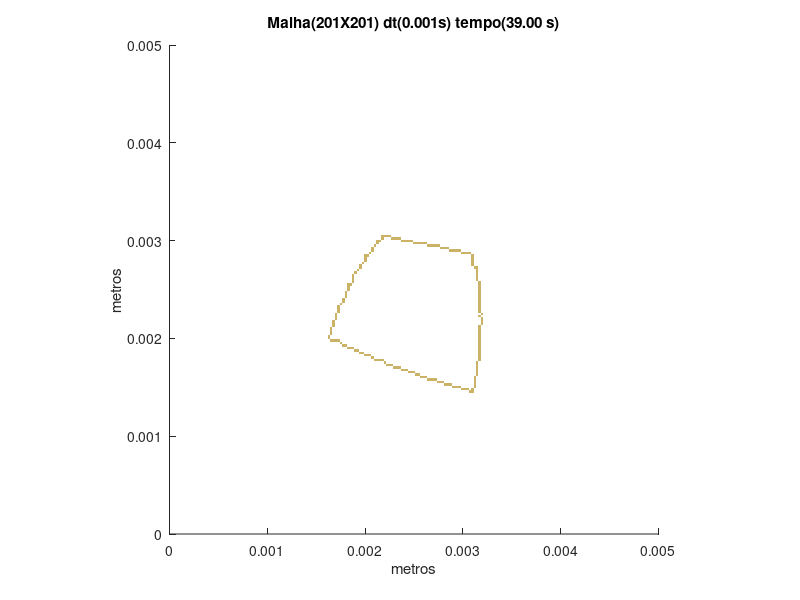

The MATLAB script that drew this image:
set (gca,'PlotBoxAspectRatio',[1 1 1],'Xlim',[0,0.005],'Ylim',[0,0.005])
hold on
title('Malha(201X201) dt(0.001s) tempo(39.00 s)')
hold on
ylabel('metros')
hold on
xlabel('metros')
hold on

fill([0.00305970149253731 0.00305970149253731 0.00308457711442786 0.00308457711442786],[0.00144278606965174 0.00146766169154229 0.00146766169154229 0.00144278606965174],[0.8,0.7,0.4],'LineStyle','none')

fill([0.00308457711442786 0.00308457711442786 0.00310945273631841 0.00310945273631841],[0.00144278606965174 0.00146766169154229 0.00146766169154229 0.00144278606965174],[0.8,0.7,0.4],'LineStyle','none')

fill([0.00298507462686567 0.00298507462686567 0.00300995024875622 0.00300995024875622],[0.00146766169154229 0.00149253731343284 0.00149253731343284 0.00146766169154229],[0.8,0.7,0.4],'LineStyle','none')

fill([0.00300995024875622 0.00300995024875622 0.00303482587064677 0.00303482587064677],[0.00146766169154229 0.00149253731343284 0.00149253731343284 0.00146766169154229],[0.8,0.7,0.4],'LineStyle','none')

fill([0.00303482587064677 0.00303482587064677 0.00305970149253731 0.00305970149253731],[0.00146766169154229 0.00149253731343284 0.00149253731343284 0.00146766169154229],[0.8,0.7,0.4],'LineStyle','none')

fill([0.00308457711442786 0.00308457711442786 0.00310945273631841 0.00310945273631841],[0.00146766169154229 0.00149253731343284 0.00149253731343284 0.00146766169154229],[0.8,0.7,0.4],'LineStyle','none')

fill([0.00288557213930348 0.00288557213930348 0.00291044776119403 0.00291044776119403],[0.00149253731343284 0.00151741293532338 0.00151741293532338 0.00149253731343284],[0.8,0.7,0.4],'LineStyle','none')

fill([0.00291044776119403 0.00291044776119403 0.00293532338308458 0.00293532338308458],[0.00149253731343284 0.00151741293532338 0.00151741293532338 0.00149253731343284],[0.8,0.7,0.4],'LineStyle','none')

fill([0.00293532338308458 0.00293532338308458 0.00296019900497512 0.00296019900497512],[0.00149253731343284 0.00151741293532338 0.00151741293532338 0.00149253731343284],[0.8,0.7,0.4],'LineStyle','none')

fill([0.00296019900497512 0.00296019900497512 0.00298507462686567 0.00298507462686567],[0.00149253731343284 0.00151741293532338 0.00151741293532338 0.00149253731343284],[0.8,0.7,0.4],'LineStyle','none')

fill([0.00310945273631841 0.00310945273631841 0.00313432835820896 0.00313432835820896],[0.00149253731343284 0.00151741293532338 0.00151741293532338 0.00149253731343284],[0.8,0.7,0.4],'LineStyle','none')

fill([0.00281094527363184 0.00281094527363184 0.00283582089552239 0.00283582089552239],[0.00151741293532338 0.00154228855721393 0.00154228855721393 0.00151741293532338],[0.8,0.7,0.4],'LineStyle','none')

fill([0.00283582089552239 0.00283582089552239 0.00286069651741294 0.00286069651741294],[0.00151741293532338 0.00154228855721393 0.00154228855721393 0.00151741293532338],[0.8,0.7,0.4],'LineStyle','none')

fill([0.00286069651741294 0.00286069651741294 0.00288557213930348 0.00288557213930348],[0.00151741293532338 0.00154228855721393 0.00154228855721393 0.00151741293532338],[0.8,0.7,0.4],'LineStyle','none')

fill([0.00310945273631841 0.00310945273631841 0.00313432835820896 0.00313432835820896],[0.00151741293532338 0.00154228855721393 0.00154228855721393 0.00151741293532338],[0.8,0.7,0.4],'LineStyle','none')

fill([0.0027363184079602 0.0027363184079602 0.00276119402985075 0.00276119402985075],[0.00154228855721393 0.00156716417910448 0.00156716417910448 0.00154228855721393],[0.8,0.7,0.4],'LineStyle','none')

fill([0.00276119402985075 0.00276119402985075 0.00278606965174129 0.00278606965174129],[0.00154228855721393 0.00156716417910448 0.00156716417910448 0.00154228855721393],[0.8,0.7,0.4],'LineStyle','none')

fill([0.00278606965174129 0.00278606965174129 0.00281094527363184 0.00281094527363184],[0.00154228855721393 0.00156716417910448 0.00156716417910448 0.00154228855721393],[0.8,0.7,0.4],'LineStyle','none')

fill([0.00310945273631841 0.00310945273631841 0.00313432835820896 0.00313432835820896],[0.00154228855721393 0.00156716417910448 0.00156716417910448 0.00154228855721393],[0.8,0.7,0.4],'LineStyle','none')

fill([0.00263681592039801 0.00263681592039801 0.00266169154228856 0.00266169154228856],[0.00156716417910448 0.00159203980099502 0.00159203980099502 0.00156716417910448],[0.8,0.7,0.4],'LineStyle','none')

fill([0.00266169154228856 0.00266169154228856 0.0026865671641791 0.0026865671641791],[0.00156716417910448 0.00159203980099502 0.00159203980099502 0.00156716417910448],[0.8,0.7,0.4],'LineStyle','none')

fill([0.0026865671641791 0.0026865671641791 0.00271144278606965 0.00271144278606965],[0.00156716417910448 0.00159203980099502 0.00159203980099502 0.00156716417910448],[0.8,0.7,0.4],'LineStyle','none')

fill([0.00271144278606965 0.00271144278606965 0.0027363184079602 0.0027363184079602],[0.00156716417910448 0.00159203980099502 0.00159203980099502 0.00156716417910448],[0.8,0.7,0.4],'LineStyle','none')

fill([0.00310945273631841 0.00310945273631841 0.00313432835820896 0.00313432835820896],[0.00156716417910448 0.00159203980099502 0.00159203980099502 0.00156716417910448],[0.8,0.7,0.4],'LineStyle','none')

fill([0.00256218905472637 0.00256218905472637 0.00258706467661692 0.00258706467661692],[0.00159203980099502 0.00161691542288557 0.00161691542288557 0.00159203980099502],[0.8,0.7,0.4],'LineStyle','none')

fill([0.00258706467661692 0.00258706467661692 0.00261194029850746 0.00261194029850746],[0.00159203980099502 0.00161691542288557 0.00161691542288557 0.00159203980099502],[0.8,0.7,0.4],'LineStyle','none')

fill([0.00261194029850746 0.00261194029850746 0.00263681592039801 0.00263681592039801],[0.00159203980099502 0.00161691542288557 0.00161691542288557 0.00159203980099502],[0.8,0.7,0.4],'LineStyle','none')

fill([0.00310945273631841 0.00310945273631841 0.00313432835820896 0.00313432835820896],[0.00159203980099502 0.00161691542288557 0.00161691542288557 0.00159203980099502],[0.8,0.7,0.4],'LineStyle','none')

fill([0.00251243781094527 0.00251243781094527 0.00253731343283582 0.00253731343283582],[0.00161691542288557 0.00164179104477612 0.00164179104477612 0.00161691542288557],[0.8,0.7,0.4],'LineStyle','none')

fill([0.00253731343283582 0.00253731343283582 0.00256218905472637 0.00256218905472637],[0.00161691542288557 0.00164179104477612 0.00164179104477612 0.00161691542288557],[0.8,0.7,0.4],'LineStyle','none')

fill([0.00313432835820896 0.00313432835820896 0.0031592039800995 0.0031592039800995],[0.00161691542288557 0.00164179104477612 0.00164179104477612 0.00161691542288557],[0.8,0.7,0.4],'LineStyle','none')

fill([0.00243781094527363 0.00243781094527363 0.00246268656716418 0.00246268656716418],[0.00164179104477612 0.00166666666666667 0.00166666666666667 0.00164179104477612],[0.8,0.7,0.4],'LineStyle','none')

fill([0.00246268656716418 0.00246268656716418 0.00248756218905473 0.00248756218905473],[0.00164179104477612 0.00166666666666667 0.00166666666666667 0.00164179104477612],[0.8,0.7,0.4],'LineStyle','none')

fill([0.00248756218905473 0.00248756218905473 0.00251243781094527 0.00251243781094527],[0.00164179104477612 0.00166666666666667 0.00166666666666667 0.00164179104477612],[0.8,0.7,0.4],'LineStyle','none')

fill([0.00313432835820896 0.00313432835820896 0.0031592039800995 0.0031592039800995],[0.00164179104477612 0.00166666666666667 0.00166666666666667 0.00164179104477612],[0.8,0.7,0.4],'LineStyle','none')

fill([0.00236318407960199 0.00236318407960199 0.00238805970149254 0.00238805970149254],[0.00166666666666667 0.00169154228855721 0.00169154228855721 0.00166666666666667],[0.8,0.7,0.4],'LineStyle','none')

fill([0.00238805970149254 0.00238805970149254 0.00241293532338308 0.00241293532338308],[0.00166666666666667 0.00169154228855721 0.00169154228855721 0.00166666666666667],[0.8,0.7,0.4],'LineStyle','none')

fill([0.00241293532338308 0.00241293532338308 0.00243781094527363 0.00243781094527363],[0.00166666666666667 0.00169154228855721 0.00169154228855721 0.00166666666666667],[0.8,0.7,0.4],'LineStyle','none')

fill([0.00313432835820896 0.00313432835820896 0.0031592039800995 0.0031592039800995],[0.00166666666666667 0.00169154228855721 0.00169154228855721 0.00166666666666667],[0.8,0.7,0.4],'LineStyle','none')

fill([0.00228855721393035 0.00228855721393035 0.0023134328358209 0.0023134328358209],[0.00169154228855721 0.00171641791044776 0.00171641791044776 0.00169154228855721],[0.8,0.7,0.4],'LineStyle','none')

fill([0.0023134328358209 0.0023134328358209 0.00233830845771144 0.00233830845771144],[0.00169154228855721 0.00171641791044776 0.00171641791044776 0.00169154228855721],[0.8,0.7,0.4],'LineStyle','none')

fill([0.00233830845771144 0.00233830845771144 0.00236318407960199 0.00236318407960199],[0.00169154228855721 0.00171641791044776 0.00171641791044776 0.00169154228855721],[0.8,0.7,0.4],'LineStyle','none')

fill([0.00313432835820896 0.00313432835820896 0.0031592039800995 0.0031592039800995],[0.00169154228855721 0.00171641791044776 0.00171641791044776 0.00169154228855721],[0.8,0.7,0.4],'LineStyle','none')

fill([0.00221393034825871 0.00221393034825871 0.00223880597014925 0.00223880597014925],[0.00171641791044776 0.00174129353233831 0.00174129353233831 0.00171641791044776],[0.8,0.7,0.4],'LineStyle','none')

fill([0.00223880597014925 0.00223880597014925 0.0022636815920398 0.0022636815920398],[0.00171641791044776 0.00174129353233831 0.00174129353233831 0.00171641791044776],[0.8,0.7,0.4],'LineStyle','none')

fill([0.0022636815920398 0.0022636815920398 0.00228855721393035 0.00228855721393035],[0.00171641791044776 0.00174129353233831 0.00174129353233831 0.00171641791044776],[0.8,0.7,0.4],'LineStyle','none')

fill([0.00313432835820896 0.00313432835820896 0.0031592039800995 0.0031592039800995],[0.00171641791044776 0.00174129353233831 0.00174129353233831 0.00171641791044776],[0.8,0.7,0.4],'LineStyle','none')

fill([0.00218905472636816 0.00218905472636816 0.00221393034825871 0.00221393034825871],[0.00174129353233831 0.00176616915422886 0.00176616915422886 0.00174129353233831],[0.8,0.7,0.4],'LineStyle','none')

fill([0.00313432835820896 0.00313432835820896 0.0031592039800995 0.0031592039800995],[0.00174129353233831 0.00176616915422886 0.00176616915422886 0.00174129353233831],[0.8,0.7,0.4],'LineStyle','none')

fill([0.00208955223880597 0.00208955223880597 0.00211442786069652 0.00211442786069652],[0.00176616915422886 0.0017910447761194 0.0017910447761194 0.00176616915422886],[0.8,0.7,0.4],'LineStyle','none')

fill([0.00211442786069652 0.00211442786069652 0.00213930348258706 0.00213930348258706],[0.00176616915422886 0.0017910447761194 0.0017910447761194 0.00176616915422886],[0.8,0.7,0.4],'LineStyle','none')

fill([0.00213930348258706 0.00213930348258706 0.00216417910447761 0.00216417910447761],[0.00176616915422886 0.0017910447761194 0.0017910447761194 0.00176616915422886],[0.8,0.7,0.4],'LineStyle','none')

fill([0.00216417910447761 0.00216417910447761 0.00218905472636816 0.00218905472636816],[0.00176616915422886 0.0017910447761194 0.0017910447761194 0.00176616915422886],[0.8,0.7,0.4],'LineStyle','none')

fill([0.0031592039800995 0.0031592039800995 0.00318407960199005 0.00318407960199005],[0.00176616915422886 0.0017910447761194 0.0017910447761194 0.00176616915422886],[0.8,0.7,0.4],'LineStyle','none')

fill([0.00206467661691542 0.00206467661691542 0.00208955223880597 0.00208955223880597],[0.0017910447761194 0.00181592039800995 0.00181592039800995 0.0017910447761194],[0.8,0.7,0.4],'LineStyle','none')

fill([0.0031592039800995 0.0031592039800995 0.00318407960199005 0.00318407960199005],[0.0017910447761194 0.00181592039800995 0.00181592039800995 0.0017910447761194],[0.8,0.7,0.4],'LineStyle','none')

fill([0.00199004975124378 0.00199004975124378 0.00201492537313433 0.00201492537313433],[0.00181592039800995 0.0018407960199005 0.0018407960199005 0.00181592039800995],[0.8,0.7,0.4],'LineStyle','none')

fill([0.00201492537313433 0.00201492537313433 0.00203980099502488 0.00203980099502488],[0.00181592039800995 0.0018407960199005 0.0018407960199005 0.00181592039800995],[0.8,0.7,0.4],'LineStyle','none')

fill([0.00203980099502488 0.00203980099502488 0.00206467661691542 0.00206467661691542],[0.00181592039800995 0.0018407960199005 0.0018407960199005 0.00181592039800995],[0.8,0.7,0.4],'LineStyle','none')

fill([0.0031592039800995 0.0031592039800995 0.00318407960199005 0.00318407960199005],[0.00181592039800995 0.0018407960199005 0.0018407960199005 0.00181592039800995],[0.8,0.7,0.4],'LineStyle','none')

fill([0.00194029850746269 0.00194029850746269 0.00196517412935323 0.00196517412935323],[0.0018407960199005 0.00186567164179104 0.00186567164179104 0.0018407960199005],[0.8,0.7,0.4],'LineStyle','none')

fill([0.00196517412935323 0.00196517412935323 0.00199004975124378 0.00199004975124378],[0.0018407960199005 0.00186567164179104 0.00186567164179104 0.0018407960199005],[0.8,0.7,0.4],'LineStyle','none')

fill([0.0031592039800995 0.0031592039800995 0.00318407960199005 0.00318407960199005],[0.0018407960199005 0.00186567164179104 0.00186567164179104 0.0018407960199005],[0.8,0.7,0.4],'LineStyle','none')

fill([0.00189054726368159 0.00189054726368159 0.00191542288557214 0.00191542288557214],[0.00186567164179104 0.00189054726368159 0.00189054726368159 0.00186567164179104],[0.8,0.7,0.4],'LineStyle','none')

fill([0.00191542288557214 0.00191542288557214 0.00194029850746269 0.00194029850746269],[0.00186567164179104 0.00189054726368159 0.00189054726368159 0.00186567164179104],[0.8,0.7,0.4],'LineStyle','none')

fill([0.0031592039800995 0.0031592039800995 0.00318407960199005 0.00318407960199005],[0.00186567164179104 0.00189054726368159 0.00189054726368159 0.00186567164179104],[0.8,0.7,0.4],'LineStyle','none')

fill([0.00181592039800995 0.00181592039800995 0.0018407960199005 0.0018407960199005],[0.00189054726368159 0.00191542288557214 0.00191542288557214 0.00189054726368159],[0.8,0.7,0.4],'LineStyle','none')

fill([0.0018407960199005 0.0018407960199005 0.00186567164179104 0.00186567164179104],[0.00189054726368159 0.00191542288557214 0.00191542288557214 0.00189054726368159],[0.8,0.7,0.4],'LineStyle','none')

fill([0.00186567164179104 0.00186567164179104 0.00189054726368159 0.00189054726368159],[0.00189054726368159 0.00191542288557214 0.00191542288557214 0.00189054726368159],[0.8,0.7,0.4],'LineStyle','none')

fill([0.0031592039800995 0.0031592039800995 0.00318407960199005 0.00318407960199005],[0.00189054726368159 0.00191542288557214 0.00191542288557214 0.00189054726368159],[0.8,0.7,0.4],'LineStyle','none')

fill([0.00176616915422886 0.00176616915422886 0.0017910447761194 0.0017910447761194],[0.00191542288557214 0.00194029850746269 0.00194029850746269 0.00191542288557214],[0.8,0.7,0.4],'LineStyle','none')

fill([0.0017910447761194 0.0017910447761194 0.00181592039800995 0.00181592039800995],[0.00191542288557214 0.00194029850746269 0.00194029850746269 0.00191542288557214],[0.8,0.7,0.4],'LineStyle','none')

fill([0.0031592039800995 0.0031592039800995 0.00318407960199005 0.00318407960199005],[0.00191542288557214 0.00194029850746269 0.00194029850746269 0.00191542288557214],[0.8,0.7,0.4],'LineStyle','none')

fill([0.00174129353233831 0.00174129353233831 0.00176616915422886 0.00176616915422886],[0.00194029850746269 0.00196517412935323 0.00196517412935323 0.00194029850746269],[0.8,0.7,0.4],'LineStyle','none')

fill([0.0031592039800995 0.0031592039800995 0.00318407960199005 0.00318407960199005],[0.00194029850746269 0.00196517412935323 0.00196517412935323 0.00194029850746269],[0.8,0.7,0.4],'LineStyle','none')

fill([0.00164179104477612 0.00164179104477612 0.00166666666666667 0.00166666666666667],[0.00196517412935323 0.00199004975124378 0.00199004975124378 0.00196517412935323],[0.8,0.7,0.4],'LineStyle','none')

fill([0.00166666666666667 0.00166666666666667 0.00169154228855721 0.00169154228855721],[0.00196517412935323 0.00199004975124378 0.00199004975124378 0.00196517412935323],[0.8,0.7,0.4],'LineStyle','none')

fill([0.00169154228855721 0.00169154228855721 0.00171641791044776 0.00171641791044776],[0.00196517412935323 0.00199004975124378 0.00199004975124378 0.00196517412935323],[0.8,0.7,0.4],'LineStyle','none')

fill([0.00171641791044776 0.00171641791044776 0.00174129353233831 0.00174129353233831],[0.00196517412935323 0.00199004975124378 0.00199004975124378 0.00196517412935323],[0.8,0.7,0.4],'LineStyle','none')

fill([0.0031592039800995 0.0031592039800995 0.00318407960199005 0.00318407960199005],[0.00196517412935323 0.00199004975124378 0.00199004975124378 0.00196517412935323],[0.8,0.7,0.4],'LineStyle','none')

fill([0.00161691542288557 0.00161691542288557 0.00164179104477612 0.00164179104477612],[0.00199004975124378 0.00201492537313433 0.00201492537313433 0.00199004975124378],[0.8,0.7,0.4],'LineStyle','none')

fill([0.0031592039800995 0.0031592039800995 0.00318407960199005 0.00318407960199005],[0.00199004975124378 0.00201492537313433 0.00201492537313433 0.00199004975124378],[0.8,0.7,0.4],'LineStyle','none')

fill([0.00161691542288557 0.00161691542288557 0.00164179104477612 0.00164179104477612],[0.00201492537313433 0.00203980099502488 0.00203980099502488 0.00201492537313433],[0.8,0.7,0.4],'LineStyle','none')

fill([0.0031592039800995 0.0031592039800995 0.00318407960199005 0.00318407960199005],[0.00201492537313433 0.00203980099502488 0.00203980099502488 0.00201492537313433],[0.8,0.7,0.4],'LineStyle','none')

fill([0.00164179104477612 0.00164179104477612 0.00166666666666667 0.00166666666666667],[0.00203980099502488 0.00206467661691542 0.00206467661691542 0.00203980099502488],[0.8,0.7,0.4],'LineStyle','none')

fill([0.0031592039800995 0.0031592039800995 0.00318407960199005 0.00318407960199005],[0.00203980099502488 0.00206467661691542 0.00206467661691542 0.00203980099502488],[0.8,0.7,0.4],'LineStyle','none')

fill([0.00164179104477612 0.00164179104477612 0.00166666666666667 0.00166666666666667],[0.00206467661691542 0.00208955223880597 0.00208955223880597 0.00206467661691542],[0.8,0.7,0.4],'LineStyle','none')

fill([0.0031592039800995 0.0031592039800995 0.00318407960199005 0.00318407960199005],[0.00206467661691542 0.00208955223880597 0.00208955223880597 0.00206467661691542],[0.8,0.7,0.4],'LineStyle','none')

fill([0.00164179104477612 0.00164179104477612 0.00166666666666667 0.00166666666666667],[0.00208955223880597 0.00211442786069652 0.00211442786069652 0.00208955223880597],[0.8,0.7,0.4],'LineStyle','none')

fill([0.0031592039800995 0.0031592039800995 0.00318407960199005 0.00318407960199005],[0.00208955223880597 0.00211442786069652 0.00211442786069652 0.00208955223880597],[0.8,0.7,0.4],'LineStyle','none')

fill([0.00166666666666667 0.00166666666666667 0.00169154228855721 0.00169154228855721],[0.00211442786069652 0.00213930348258706 0.00213930348258706 0.00211442786069652],[0.8,0.7,0.4],'LineStyle','none')

fill([0.0031592039800995 0.0031592039800995 0.00318407960199005 0.00318407960199005],[0.00211442786069652 0.00213930348258706 0.00213930348258706 0.00211442786069652],[0.8,0.7,0.4],'LineStyle','none')

fill([0.00166666666666667 0.00166666666666667 0.00169154228855721 0.00169154228855721],[0.00213930348258706 0.00216417910447761 0.00216417910447761 0.00213930348258706],[0.8,0.7,0.4],'LineStyle','none')

fill([0.00318407960199005 0.00318407960199005 0.0032089552238806 0.0032089552238806],[0.00213930348258706 0.00216417910447761 0.00216417910447761 0.00213930348258706],[0.8,0.7,0.4],'LineStyle','none')

fill([0.00166666666666667 0.00166666666666667 0.00169154228855721 0.00169154228855721],[0.00216417910447761 0.00218905472636816 0.00218905472636816 0.00216417910447761],[0.8,0.7,0.4],'LineStyle','none')

fill([0.00318407960199005 0.00318407960199005 0.0032089552238806 0.0032089552238806],[0.00216417910447761 0.00218905472636816 0.00218905472636816 0.00216417910447761],[0.8,0.7,0.4],'LineStyle','none')

fill([0.00169154228855721 0.00169154228855721 0.00171641791044776 0.00171641791044776],[0.00218905472636816 0.00221393034825871 0.00221393034825871 0.00218905472636816],[0.8,0.7,0.4],'LineStyle','none')

fill([0.00318407960199005 0.00318407960199005 0.0032089552238806 0.0032089552238806],[0.00218905472636816 0.00221393034825871 0.00221393034825871 0.00218905472636816],[0.8,0.7,0.4],'LineStyle','none')

fill([0.00169154228855721 0.00169154228855721 0.00171641791044776 0.00171641791044776],[0.00221393034825871 0.00223880597014925 0.00223880597014925 0.00221393034825871],[0.8,0.7,0.4],'LineStyle','none')

fill([0.0031592039800995 0.0031592039800995 0.00318407960199005 0.00318407960199005],[0.00221393034825871 0.00223880597014925 0.00223880597014925 0.00221393034825871],[0.8,0.7,0.4],'LineStyle','none')

fill([0.00169154228855721 0.00169154228855721 0.00171641791044776 0.00171641791044776],[0.00223880597014925 0.0022636815920398 0.0022636815920398 0.00223880597014925],[0.8,0.7,0.4],'LineStyle','none')

fill([0.00318407960199005 0.00318407960199005 0.0032089552238806 0.0032089552238806],[0.00223880597014925 0.0022636815920398 0.0022636815920398 0.00223880597014925],[0.8,0.7,0.4],'LineStyle','none')

fill([0.00171641791044776 0.00171641791044776 0.00174129353233831 0.00174129353233831],[0.0022636815920398 0.00228855721393035 0.00228855721393035 0.0022636815920398],[0.8,0.7,0.4],'LineStyle','none')

fill([0.0031592039800995 0.0031592039800995 0.00318407960199005 0.00318407960199005],[0.0022636815920398 0.00228855721393035 0.00228855721393035 0.0022636815920398],[0.8,0.7,0.4],'LineStyle','none')

fill([0.00171641791044776 0.00171641791044776 0.00174129353233831 0.00174129353233831],[0.00228855721393035 0.0023134328358209 0.0023134328358209 0.00228855721393035],[0.8,0.7,0.4],'LineStyle','none')

fill([0.0031592039800995 0.0031592039800995 0.00318407960199005 0.00318407960199005],[0.00228855721393035 0.0023134328358209 0.0023134328358209 0.00228855721393035],[0.8,0.7,0.4],'LineStyle','none')

fill([0.00171641791044776 0.00171641791044776 0.00174129353233831 0.00174129353233831],[0.0023134328358209 0.00233830845771144 0.00233830845771144 0.0023134328358209],[0.8,0.7,0.4],'LineStyle','none')

fill([0.0031592039800995 0.0031592039800995 0.00318407960199005 0.00318407960199005],[0.0023134328358209 0.00233830845771144 0.00233830845771144 0.0023134328358209],[0.8,0.7,0.4],'LineStyle','none')

fill([0.00174129353233831 0.00174129353233831 0.00176616915422886 0.00176616915422886],[0.00233830845771144 0.00236318407960199 0.00236318407960199 0.00233830845771144],[0.8,0.7,0.4],'LineStyle','none')

fill([0.0031592039800995 0.0031592039800995 0.00318407960199005 0.00318407960199005],[0.00233830845771144 0.00236318407960199 0.00236318407960199 0.00233830845771144],[0.8,0.7,0.4],'LineStyle','none')

fill([0.00176616915422886 0.00176616915422886 0.0017910447761194 0.0017910447761194],[0.00236318407960199 0.00238805970149254 0.00238805970149254 0.00236318407960199],[0.8,0.7,0.4],'LineStyle','none')

fill([0.0031592039800995 0.0031592039800995 0.00318407960199005 0.00318407960199005],[0.00236318407960199 0.00238805970149254 0.00238805970149254 0.00236318407960199],[0.8,0.7,0.4],'LineStyle','none')

fill([0.00176616915422886 0.00176616915422886 0.0017910447761194 0.0017910447761194],[0.00238805970149254 0.00241293532338308 0.00241293532338308 0.00238805970149254],[0.8,0.7,0.4],'LineStyle','none')

fill([0.0031592039800995 0.0031592039800995 0.00318407960199005 0.00318407960199005],[0.00238805970149254 0.00241293532338308 0.00241293532338308 0.00238805970149254],[0.8,0.7,0.4],'LineStyle','none')

fill([0.0017910447761194 0.0017910447761194 0.00181592039800995 0.00181592039800995],[0.00241293532338308 0.00243781094527363 0.00243781094527363 0.00241293532338308],[0.8,0.7,0.4],'LineStyle','none')

fill([0.0031592039800995 0.0031592039800995 0.00318407960199005 0.00318407960199005],[0.00241293532338308 0.00243781094527363 0.00243781094527363 0.00241293532338308],[0.8,0.7,0.4],'LineStyle','none')

fill([0.0017910447761194 0.0017910447761194 0.00181592039800995 0.00181592039800995],[0.00243781094527363 0.00246268656716418 0.00246268656716418 0.00243781094527363],[0.8,0.7,0.4],'LineStyle','none')

fill([0.0031592039800995 0.0031592039800995 0.00318407960199005 0.00318407960199005],[0.00243781094527363 0.00246268656716418 0.00246268656716418 0.00243781094527363],[0.8,0.7,0.4],'LineStyle','none')

fill([0.0017910447761194 0.0017910447761194 0.00181592039800995 0.00181592039800995],[0.00246268656716418 0.00248756218905473 0.00248756218905473 0.00246268656716418],[0.8,0.7,0.4],'LineStyle','none')

fill([0.0031592039800995 0.0031592039800995 0.00318407960199005 0.00318407960199005],[0.00246268656716418 0.00248756218905473 0.00248756218905473 0.00246268656716418],[0.8,0.7,0.4],'LineStyle','none')

fill([0.00181592039800995 0.00181592039800995 0.0018407960199005 0.0018407960199005],[0.00248756218905473 0.00251243781094527 0.00251243781094527 0.00248756218905473],[0.8,0.7,0.4],'LineStyle','none')

fill([0.0031592039800995 0.0031592039800995 0.00318407960199005 0.00318407960199005],[0.00248756218905473 0.00251243781094527 0.00251243781094527 0.00248756218905473],[0.8,0.7,0.4],'LineStyle','none')

fill([0.00181592039800995 0.00181592039800995 0.0018407960199005 0.0018407960199005],[0.00251243781094527 0.00253731343283582 0.00253731343283582 0.00251243781094527],[0.8,0.7,0.4],'LineStyle','none')

fill([0.0031592039800995 0.0031592039800995 0.00318407960199005 0.00318407960199005],[0.00251243781094527 0.00253731343283582 0.00253731343283582 0.00251243781094527],[0.8,0.7,0.4],'LineStyle','none')

fill([0.00181592039800995 0.00181592039800995 0.0018407960199005 0.0018407960199005],[0.00253731343283582 0.00256218905472637 0.00256218905472637 0.00253731343283582],[0.8,0.7,0.4],'LineStyle','none')

fill([0.0018407960199005 0.0018407960199005 0.00186567164179104 0.00186567164179104],[0.00253731343283582 0.00256218905472637 0.00256218905472637 0.00253731343283582],[0.8,0.7,0.4],'LineStyle','none')

fill([0.0031592039800995 0.0031592039800995 0.00318407960199005 0.00318407960199005],[0.00253731343283582 0.00256218905472637 0.00256218905472637 0.00253731343283582],[0.8,0.7,0.4],'LineStyle','none')

fill([0.00186567164179104 0.00186567164179104 0.00189054726368159 0.00189054726368159],[0.00256218905472637 0.00258706467661692 0.00258706467661692 0.00256218905472637],[0.8,0.7,0.4],'LineStyle','none')

fill([0.0031592039800995 0.0031592039800995 0.00318407960199005 0.00318407960199005],[0.00256218905472637 0.00258706467661692 0.00258706467661692 0.00256218905472637],[0.8,0.7,0.4],'LineStyle','none')

fill([0.00186567164179104 0.00186567164179104 0.00189054726368159 0.00189054726368159],[0.00258706467661692 0.00261194029850746 0.00261194029850746 0.00258706467661692],[0.8,0.7,0.4],'LineStyle','none')

fill([0.00313432835820896 0.00313432835820896 0.0031592039800995 0.0031592039800995],[0.00258706467661692 0.00261194029850746 0.00261194029850746 0.00258706467661692],[0.8,0.7,0.4],'LineStyle','none')

fill([0.00186567164179104 0.00186567164179104 0.00189054726368159 0.00189054726368159],[0.00261194029850746 0.00263681592039801 0.00263681592039801 0.00261194029850746],[0.8,0.7,0.4],'LineStyle','none')

fill([0.00313432835820896 0.00313432835820896 0.0031592039800995 0.0031592039800995],[0.00261194029850746 0.00263681592039801 0.00263681592039801 0.00261194029850746],[0.8,0.7,0.4],'LineStyle','none')

fill([0.00186567164179104 0.00186567164179104 0.00189054726368159 0.00189054726368159],[0.00263681592039801 0.00266169154228856 0.00266169154228856 0.00263681592039801],[0.8,0.7,0.4],'LineStyle','none')

fill([0.00313432835820896 0.00313432835820896 0.0031592039800995 0.0031592039800995],[0.00263681592039801 0.00266169154228856 0.00266169154228856 0.00263681592039801],[0.8,0.7,0.4],'LineStyle','none')

fill([0.00189054726368159 0.00189054726368159 0.00191542288557214 0.00191542288557214],[0.00266169154228856 0.0026865671641791 0.0026865671641791 0.00266169154228856],[0.8,0.7,0.4],'LineStyle','none')

fill([0.00313432835820896 0.00313432835820896 0.0031592039800995 0.0031592039800995],[0.00266169154228856 0.0026865671641791 0.0026865671641791 0.00266169154228856],[0.8,0.7,0.4],'LineStyle','none')

fill([0.00191542288557214 0.00191542288557214 0.00194029850746269 0.00194029850746269],[0.0026865671641791 0.00271144278606965 0.00271144278606965 0.0026865671641791],[0.8,0.7,0.4],'LineStyle','none')

fill([0.00313432835820896 0.00313432835820896 0.0031592039800995 0.0031592039800995],[0.0026865671641791 0.00271144278606965 0.00271144278606965 0.0026865671641791],[0.8,0.7,0.4],'LineStyle','none')

fill([0.00194029850746269 0.00194029850746269 0.00196517412935323 0.00196517412935323],[0.00271144278606965 0.0027363184079602 0.0027363184079602 0.00271144278606965],[0.8,0.7,0.4],'LineStyle','none')

fill([0.00310945273631841 0.00310945273631841 0.00313432835820896 0.00313432835820896],[0.00271144278606965 0.0027363184079602 0.0027363184079602 0.00271144278606965],[0.8,0.7,0.4],'LineStyle','none')

fill([0.00313432835820896 0.00313432835820896 0.0031592039800995 0.0031592039800995],[0.00271144278606965 0.0027363184079602 0.0027363184079602 0.00271144278606965],[0.8,0.7,0.4],'LineStyle','none')

fill([0.00194029850746269 0.00194029850746269 0.00196517412935323 0.00196517412935323],[0.0027363184079602 0.00276119402985075 0.00276119402985075 0.0027363184079602],[0.8,0.7,0.4],'LineStyle','none')

fill([0.00308457711442786 0.00308457711442786 0.00310945273631841 0.00310945273631841],[0.0027363184079602 0.00276119402985075 0.00276119402985075 0.0027363184079602],[0.8,0.7,0.4],'LineStyle','none')

fill([0.00196517412935323 0.00196517412935323 0.00199004975124378 0.00199004975124378],[0.00276119402985075 0.00278606965174129 0.00278606965174129 0.00276119402985075],[0.8,0.7,0.4],'LineStyle','none')

fill([0.00308457711442786 0.00308457711442786 0.00310945273631841 0.00310945273631841],[0.00276119402985075 0.00278606965174129 0.00278606965174129 0.00276119402985075],[0.8,0.7,0.4],'LineStyle','none')

fill([0.00199004975124378 0.00199004975124378 0.00201492537313433 0.00201492537313433],[0.00278606965174129 0.00281094527363184 0.00281094527363184 0.00278606965174129],[0.8,0.7,0.4],'LineStyle','none')

fill([0.00308457711442786 0.00308457711442786 0.00310945273631841 0.00310945273631841],[0.00278606965174129 0.00281094527363184 0.00281094527363184 0.00278606965174129],[0.8,0.7,0.4],'LineStyle','none')

fill([0.00199004975124378 0.00199004975124378 0.00201492537313433 0.00201492537313433],[0.00281094527363184 0.00283582089552239 0.00283582089552239 0.00281094527363184],[0.8,0.7,0.4],'LineStyle','none')

fill([0.00308457711442786 0.00308457711442786 0.00310945273631841 0.00310945273631841],[0.00281094527363184 0.00283582089552239 0.00283582089552239 0.00281094527363184],[0.8,0.7,0.4],'LineStyle','none')

fill([0.00199004975124378 0.00199004975124378 0.00201492537313433 0.00201492537313433],[0.00283582089552239 0.00286069651741294 0.00286069651741294 0.00283582089552239],[0.8,0.7,0.4],'LineStyle','none')

fill([0.00201492537313433 0.00201492537313433 0.00203980099502488 0.00203980099502488],[0.00283582089552239 0.00286069651741294 0.00286069651741294 0.00283582089552239],[0.8,0.7,0.4],'LineStyle','none')

fill([0.00308457711442786 0.00308457711442786 0.00310945273631841 0.00310945273631841],[0.00283582089552239 0.00286069651741294 0.00286069651741294 0.00283582089552239],[0.8,0.7,0.4],'LineStyle','none')

fill([0.00203980099502488 0.00203980099502488 0.00206467661691542 0.00206467661691542],[0.00286069651741294 0.00288557213930348 0.00288557213930348 0.00286069651741294],[0.8,0.7,0.4],'LineStyle','none')

fill([0.00298507462686567 0.00298507462686567 0.00300995024875622 0.00300995024875622],[0.00286069651741294 0.00288557213930348 0.00288557213930348 0.00286069651741294],[0.8,0.7,0.4],'LineStyle','none')

fill([0.00300995024875622 0.00300995024875622 0.00303482587064677 0.00303482587064677],[0.00286069651741294 0.00288557213930348 0.00288557213930348 0.00286069651741294],[0.8,0.7,0.4],'LineStyle','none')

fill([0.00303482587064677 0.00303482587064677 0.00305970149253731 0.00305970149253731],[0.00286069651741294 0.00288557213930348 0.00288557213930348 0.00286069651741294],[0.8,0.7,0.4],'LineStyle','none')

fill([0.00305970149253731 0.00305970149253731 0.00308457711442786 0.00308457711442786],[0.00286069651741294 0.00288557213930348 0.00288557213930348 0.00286069651741294],[0.8,0.7,0.4],'LineStyle','none')

fill([0.00206467661691542 0.00206467661691542 0.00208955223880597 0.00208955223880597],[0.00288557213930348 0.00291044776119403 0.00291044776119403 0.00288557213930348],[0.8,0.7,0.4],'LineStyle','none')

fill([0.00286069651741294 0.00286069651741294 0.00288557213930348 0.00288557213930348],[0.00288557213930348 0.00291044776119403 0.00291044776119403 0.00288557213930348],[0.8,0.7,0.4],'LineStyle','none')

fill([0.00288557213930348 0.00288557213930348 0.00291044776119403 0.00291044776119403],[0.00288557213930348 0.00291044776119403 0.00291044776119403 0.00288557213930348],[0.8,0.7,0.4],'LineStyle','none')

fill([0.00291044776119403 0.00291044776119403 0.00293532338308458 0.00293532338308458],[0.00288557213930348 0.00291044776119403 0.00291044776119403 0.00288557213930348],[0.8,0.7,0.4],'LineStyle','none')

fill([0.00293532338308458 0.00293532338308458 0.00296019900497512 0.00296019900497512],[0.00288557213930348 0.00291044776119403 0.00291044776119403 0.00288557213930348],[0.8,0.7,0.4],'LineStyle','none')

fill([0.00296019900497512 0.00296019900497512 0.00298507462686567 0.00298507462686567],[0.00288557213930348 0.00291044776119403 0.00291044776119403 0.00288557213930348],[0.8,0.7,0.4],'LineStyle','none')

fill([0.00206467661691542 0.00206467661691542 0.00208955223880597 0.00208955223880597],[0.00291044776119403 0.00293532338308458 0.00293532338308458 0.00291044776119403],[0.8,0.7,0.4],'LineStyle','none')

fill([0.00276119402985075 0.00276119402985075 0.00278606965174129 0.00278606965174129],[0.00291044776119403 0.00293532338308458 0.00293532338308458 0.00291044776119403],[0.8,0.7,0.4],'LineStyle','none')

fill([0.00278606965174129 0.00278606965174129 0.00281094527363184 0.00281094527363184],[0.00291044776119403 0.00293532338308458 0.00293532338308458 0.00291044776119403],[0.8,0.7,0.4],'LineStyle','none')

fill([0.00281094527363184 0.00281094527363184 0.00283582089552239 0.00283582089552239],[0.00291044776119403 0.00293532338308458 0.00293532338308458 0.00291044776119403],[0.8,0.7,0.4],'LineStyle','none')

fill([0.00283582089552239 0.00283582089552239 0.00286069651741294 0.00286069651741294],[0.00291044776119403 0.00293532338308458 0.00293532338308458 0.00291044776119403],[0.8,0.7,0.4],'LineStyle','none')

fill([0.00208955223880597 0.00208955223880597 0.00211442786069652 0.00211442786069652],[0.00293532338308458 0.00296019900497512 0.00296019900497512 0.00293532338308458],[0.8,0.7,0.4],'LineStyle','none')

fill([0.00263681592039801 0.00263681592039801 0.00266169154228856 0.00266169154228856],[0.00293532338308458 0.00296019900497512 0.00296019900497512 0.00293532338308458],[0.8,0.7,0.4],'LineStyle','none')

fill([0.00266169154228856 0.00266169154228856 0.0026865671641791 0.0026865671641791],[0.00293532338308458 0.00296019900497512 0.00296019900497512 0.00293532338308458],[0.8,0.7,0.4],'LineStyle','none')

fill([0.0026865671641791 0.0026865671641791 0.00271144278606965 0.00271144278606965],[0.00293532338308458 0.00296019900497512 0.00296019900497512 0.00293532338308458],[0.8,0.7,0.4],'LineStyle','none')

fill([0.00271144278606965 0.00271144278606965 0.0027363184079602 0.0027363184079602],[0.00293532338308458 0.00296019900497512 0.00296019900497512 0.00293532338308458],[0.8,0.7,0.4],'LineStyle','none')

fill([0.0027363184079602 0.0027363184079602 0.00276119402985075 0.00276119402985075],[0.00293532338308458 0.00296019900497512 0.00296019900497512 0.00293532338308458],[0.8,0.7,0.4],'LineStyle','none')

fill([0.00211442786069652 0.00211442786069652 0.00213930348258706 0.00213930348258706],[0.00296019900497512 0.00298507462686567 0.00298507462686567 0.00296019900497512],[0.8,0.7,0.4],'LineStyle','none')

fill([0.00248756218905473 0.00248756218905473 0.00251243781094527 0.00251243781094527],[0.00296019900497512 0.00298507462686567 0.00298507462686567 0.00296019900497512],[0.8,0.7,0.4],'LineStyle','none')

fill([0.00251243781094527 0.00251243781094527 0.00253731343283582 0.00253731343283582],[0.00296019900497512 0.00298507462686567 0.00298507462686567 0.00296019900497512],[0.8,0.7,0.4],'LineStyle','none')

fill([0.00253731343283582 0.00253731343283582 0.00256218905472637 0.00256218905472637],[0.00296019900497512 0.00298507462686567 0.00298507462686567 0.00296019900497512],[0.8,0.7,0.4],'LineStyle','none')

fill([0.00256218905472637 0.00256218905472637 0.00258706467661692 0.00258706467661692],[0.00296019900497512 0.00298507462686567 0.00298507462686567 0.00296019900497512],[0.8,0.7,0.4],'LineStyle','none')

fill([0.00258706467661692 0.00258706467661692 0.00261194029850746 0.00261194029850746],[0.00296019900497512 0.00298507462686567 0.00298507462686567 0.00296019900497512],[0.8,0.7,0.4],'LineStyle','none')

fill([0.00261194029850746 0.00261194029850746 0.00263681592039801 0.00263681592039801],[0.00296019900497512 0.00298507462686567 0.00298507462686567 0.00296019900497512],[0.8,0.7,0.4],'LineStyle','none')

fill([0.00211442786069652 0.00211442786069652 0.00213930348258706 0.00213930348258706],[0.00298507462686567 0.00300995024875622 0.00300995024875622 0.00298507462686567],[0.8,0.7,0.4],'LineStyle','none')

fill([0.00213930348258706 0.00213930348258706 0.00216417910447761 0.00216417910447761],[0.00298507462686567 0.00300995024875622 0.00300995024875622 0.00298507462686567],[0.8,0.7,0.4],'LineStyle','none')

fill([0.00236318407960199 0.00236318407960199 0.00238805970149254 0.00238805970149254],[0.00298507462686567 0.00300995024875622 0.00300995024875622 0.00298507462686567],[0.8,0.7,0.4],'LineStyle','none')

fill([0.00238805970149254 0.00238805970149254 0.00241293532338308 0.00241293532338308],[0.00298507462686567 0.00300995024875622 0.00300995024875622 0.00298507462686567],[0.8,0.7,0.4],'LineStyle','none')

fill([0.00241293532338308 0.00241293532338308 0.00243781094527363 0.00243781094527363],[0.00298507462686567 0.00300995024875622 0.00300995024875622 0.00298507462686567],[0.8,0.7,0.4],'LineStyle','none')

fill([0.00243781094527363 0.00243781094527363 0.00246268656716418 0.00246268656716418],[0.00298507462686567 0.00300995024875622 0.00300995024875622 0.00298507462686567],[0.8,0.7,0.4],'LineStyle','none')

fill([0.00246268656716418 0.00246268656716418 0.00248756218905473 0.00248756218905473],[0.00298507462686567 0.00300995024875622 0.00300995024875622 0.00298507462686567],[0.8,0.7,0.4],'LineStyle','none')

fill([0.00216417910447761 0.00216417910447761 0.00218905472636816 0.00218905472636816],[0.00300995024875622 0.00303482587064677 0.00303482587064677 0.00300995024875622],[0.8,0.7,0.4],'LineStyle','none')

fill([0.0022636815920398 0.0022636815920398 0.00228855721393035 0.00228855721393035],[0.00300995024875622 0.00303482587064677 0.00303482587064677 0.00300995024875622],[0.8,0.7,0.4],'LineStyle','none')

fill([0.00228855721393035 0.00228855721393035 0.0023134328358209 0.0023134328358209],[0.00300995024875622 0.00303482587064677 0.00303482587064677 0.00300995024875622],[0.8,0.7,0.4],'LineStyle','none')

fill([0.0023134328358209 0.0023134328358209 0.00233830845771144 0.00233830845771144],[0.00300995024875622 0.00303482587064677 0.00303482587064677 0.00300995024875622],[0.8,0.7,0.4],'LineStyle','none')

fill([0.00233830845771144 0.00233830845771144 0.00236318407960199 0.00236318407960199],[0.00300995024875622 0.00303482587064677 0.00303482587064677 0.00300995024875622],[0.8,0.7,0.4],'LineStyle','none')

fill([0.00216417910447761 0.00216417910447761 0.00218905472636816 0.00218905472636816],[0.00303482587064677 0.00305970149253731 0.00305970149253731 0.00303482587064677],[0.8,0.7,0.4],'LineStyle','none')

fill([0.00218905472636816 0.00218905472636816 0.00221393034825871 0.00221393034825871],[0.00303482587064677 0.00305970149253731 0.00305970149253731 0.00303482587064677],[0.8,0.7,0.4],'LineStyle','none')

fill([0.00221393034825871 0.00221393034825871 0.00223880597014925 0.00223880597014925],[0.00303482587064677 0.00305970149253731 0.00305970149253731 0.00303482587064677],[0.8,0.7,0.4],'LineStyle','none')

fill([0.00223880597014925 0.00223880597014925 0.0022636815920398 0.0022636815920398],[0.00303482587064677 0.00305970149253731 0.00305970149253731 0.00303482587064677],[0.8,0.7,0.4],'LineStyle','none')
